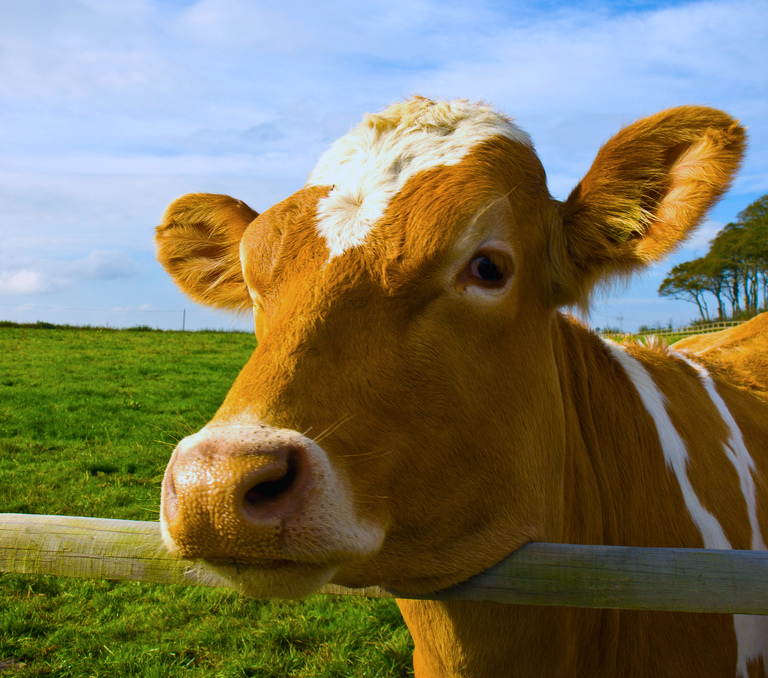
#> input picture input_image.jpg, 768 x 678 px
$ python code.py
#> lines starting #> are read from the running program, lines starting #| are printed output that depends on the picture
#> further down, img is the input picture: shape (678, 768, 3); mean B, G, R 92.7, 120.3, 124.4
import cv2
import numpy as np

def apply_custom_artistic_filters(input_image_path, output_prefix):
    # Read image
#> called with input_image_path = 'input_image.jpg', output_prefix = 'output_image'
    img = cv2.imread(input_image_path)

    # Custom Filter 1: Grayscale
    grayscale_img = cv2.cvtColor(img, cv2.COLOR_BGR2GRAY)
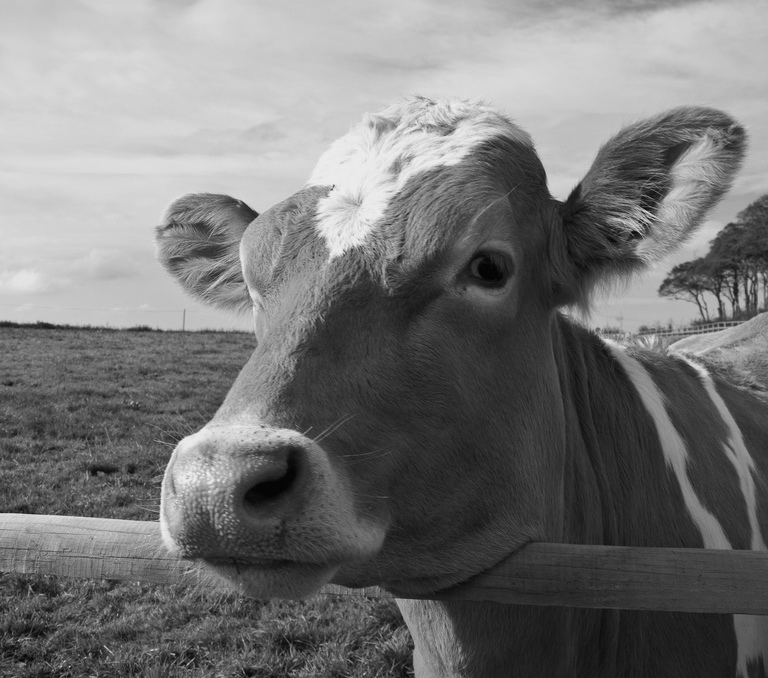
#> grayscale_img: shape (678, 768); min 2, max 238, mean 118.4
    cv2.imwrite(output_prefix + "_grayscale.jpg", grayscale_img)

    # Custom Filter 2: Sepia
    sepia_img = apply_sepia(img)
    cv2.imwrite(output_prefix + "_sepia.jpg", sepia_img)

    # Custom Filter 3: Custom Edge Detection
    edge_img = custom_edge_detection(img)
    cv2.imwrite(output_prefix + "_custom_edge_detection.jpg", edge_img)

def apply_sepia(image):
    # Sepia transformation matrix
    sepia_matrix = np.array([[0.393, 0.769, 0.189],
                            [0.349, 0.686, 0.168],
                            [0.272, 0.534, 0.131]])

    sepia_img = cv2.transform(image, sepia_matrix)
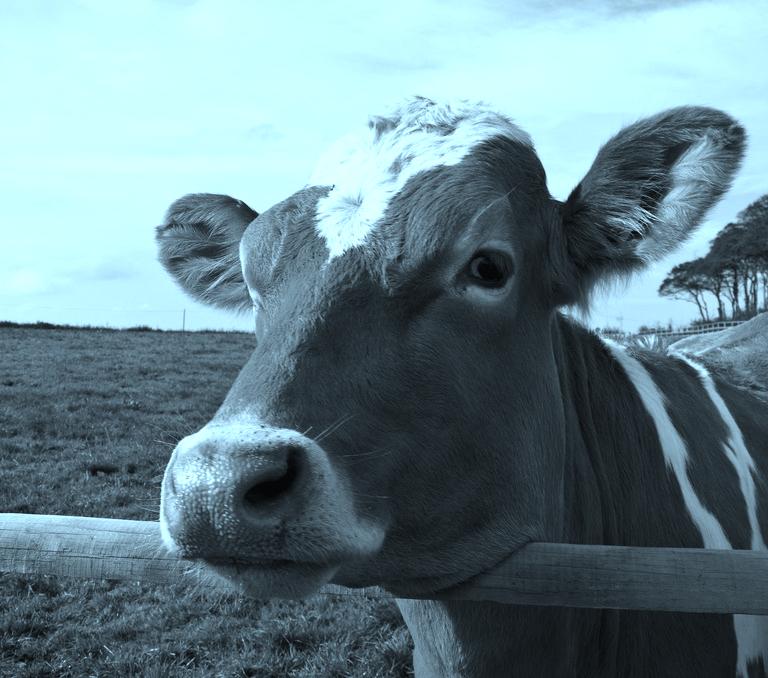
#> sepia_img: shape (678, 768, 3); mean B, G, R 141.7, 133.9, 105.8
    sepia_img = np.clip(sepia_img, 0, 255).astype(np.uint8)

    return sepia_img

def custom_edge_detection(image):
    # Custom edge detection kernel
    kernel = np.array([[-1, -1, -1],
                       [-1, 8, -1],
                       [-1, -1, -1]])

    # Apply convolution
    edge_img = cv2.filter2D(image, -1, kernel)
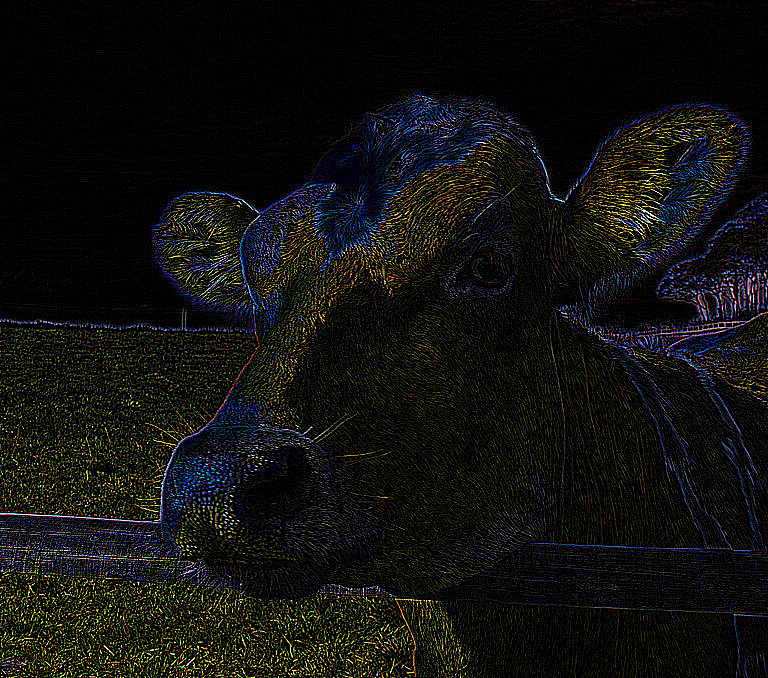
#> edge_img: shape (678, 768, 3); mean B, G, R 14.8, 17.3, 17.4
    edge_img = np.clip(edge_img, 0, 255).astype(np.uint8)

    return edge_img

if __name__ == "__main__":
    # Replace 'input_image.jpg' with the path to your image
    input_image_path = 'input_image.jpg'
    img = cv2.imread(input_image_path)

if img is None:
    print(f"Error: Unable to load the image from {input_image_path}")
else:
    # Continue with the image processing


    # Specify an output prefix for the result images
    output_prefix = 'output_image'

    apply_custom_artistic_filters(input_image_path, output_prefix)
